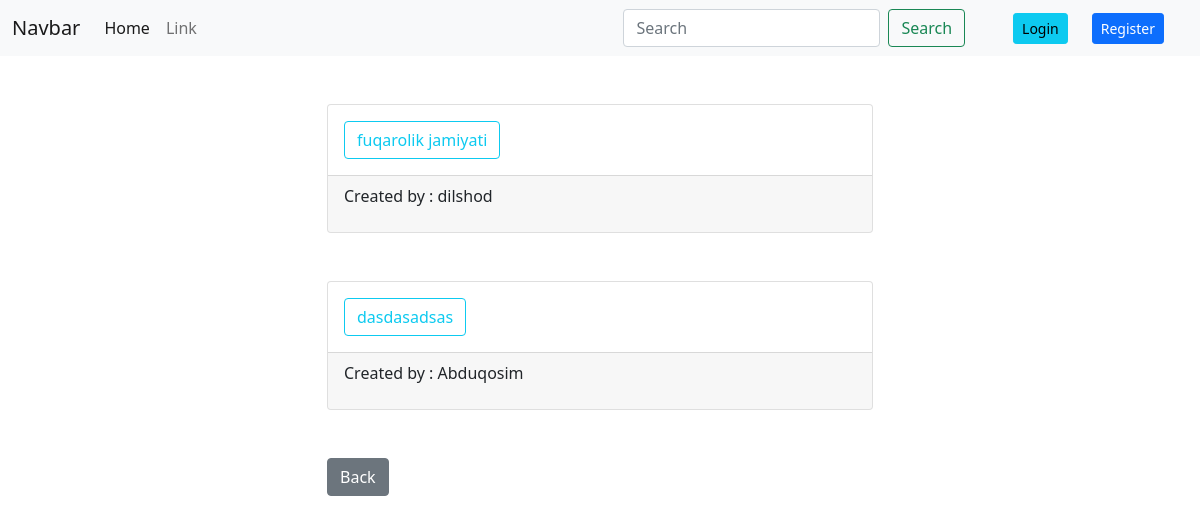
/course/subject/3, run on an earlier commit of the app's database.
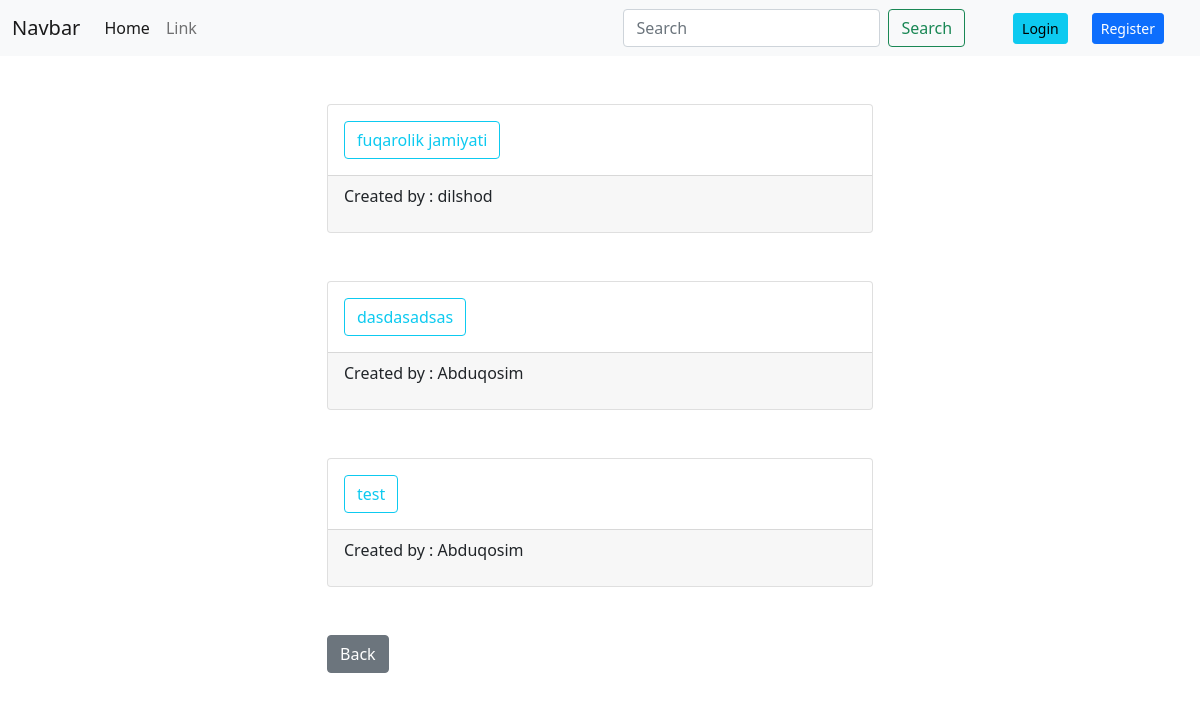
And on a later commit of the database.
### subject/models.py (models this page shows, shortened)
class Subject(models.Model):
    name = models.CharField(max_length=200, null=False)
    course = models.ForeignKey(Course,on_delete=models.CASCADE)
    created_at = models.DateTimeField(auto_now=True)
    created_by = models.ForeignKey(User,on_delete=models.CASCADE)
    class Meta:
        db_table = 'Subject'

### subject/views.py (the view)
# urls.py: path('subject/<int:pk>', SubjectListView.as_view(), name='subject_list'),
class SubjectListView(TemplateView):
    template_name = 'subject_list.html'
    def get(self, request, *args, **kwargs):
        subjects = Subject.objects.filter(course_id=kwargs['pk']).all()
        course = Course.objects.get(pk=kwargs['pk'])
        return render(request, self.template_name, {'subjects': subjects, 'course': course})

### subject/templates/subject_list.html (shortened to what this page needs)
{% extends 'basse.html' %}
{% block content %}
    <div class="container">
        <div class="row">
            <div class="col-6 offset-3">
                {% if subjects %}
                    {% for subject in subjects %}
                        <div class="card my-5">
                            <div class="card-body d-flex justify-content-between">
                                <div>
                                    <a href="{% url 'subject:book_list' subject.id %}"
                                   class="btn btn-outline-info">{{ subject.name }}</a>
                                </div>
                            </div>
                            <div class="card-footer">
                                <p>Created by : {{ subject.created_by.username }}</p>
                            </div>
                        </div>
                    {% endfor %}
                {% else %}
                    <h3>No Subject ...</h3>
                {% endif %}
                <div class="">
                    <a href="/" class="btn btn-secondary">Back</a>
                </div>
            </div>
        </div>
    </div>
{% endblock %}

What changed in the data, as far as the page shows it:
added Subject: name "test", created_by.username "Abduqosim"
